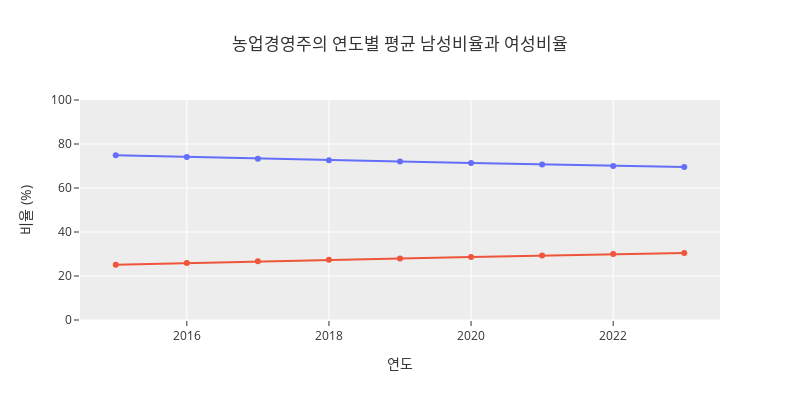

Here is the notebook cell this chart was saved with:
### Code cell
df_avg = df_all.groupby('연도').agg({
    '남성비율': 'mean',
    '여성비율': 'mean'
}).reset_index()
fig = px.line(df_avg, x='연도', y=['남성비율', '여성비율'],
              title='농업경영주의 연도별 평균 남성비율과 여성비율',
              labels={'연도': '연도', 'value': '비율 (%)'},
              markers=True,
             width=800,height=400)
fig.update_layout(showlegend=False,
                  yaxis=dict(
                    range=[0, 100]  
    ),template='ggplot2')
fig

### Figure 1 — Plotly figure (JSON) as saved in the notebook; plotly's stock layout.template omitted (floating-point values rounded to 4 significant figures)
{"data": [{"hovertemplate": "variable=남성비율<br>연도=%{x}<br>비율 (%)=%{y}<extra></extra>", "legendgroup": "남성비율", "line": {"color": "#636efa", "dash": "solid"}, "marker": {"symbol": "circle"}, "mode": "markers+lines", "name": "남성비율", "orientation": "v", "showlegend": true, "type": "scatter", "x": [2015, 2016, 2017, 2018, 2019, 2020, 2021, 2022, 2023], "xaxis": "x", "y": [74.85, 74.07, 73.31, 72.67, 72.04, 71.35, 70.71, 70.04, 69.56], "yaxis": "y"}, {"hovertemplate": "variable=여성비율<br>연도=%{x}<br>비율 (%)=%{y}<extra></extra>", "legendgroup": "여성비율", "line": {"color": "#EF553B", "dash": "solid"}, "marker": {"symbol": "circle"}, "mode": "markers+lines", "name": "여성비율", "orientation": "v", "showlegend": true, "type": "scatter", "x": [2015, 2016, 2017, 2018, 2019, 2020, 2021, 2022, 2023], "xaxis": "x", "y": [25.15, 25.93, 26.69, 27.33, 27.96, 28.65, 29.29, 29.96, 30.44], "yaxis": "y"}], "layout": {"height": 400, "legend": {"title": {"text": "variable"}, "tracegroupgap": 0}, "showlegend": false, "title": {"text": "농업경영주의 연도별 평균 남성비율과 여성비율"}, "width": 800, "xaxis": {"anchor": "y", "autorange": true, "domain": [0, 1], "range": [2014.0, 2024.0], "title": {"text": "연도"}, "type": "linear"}, "yaxis": {"anchor": "x", "domain": [0, 1], "range": [0, 100], "title": {"text": "비율 (%)"}, "type": "linear"}}}
